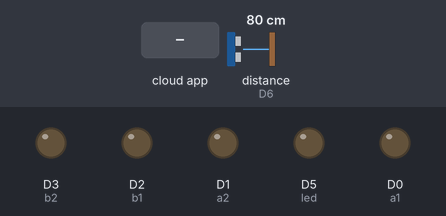
The sketch below on a simulated ESP8266 (NodeMCU). Shown: output pins drawn as LEDs (lit = HIGH). Wiring (inferred from the names in the program): ultrasonic range finder: trigger D4; echo D6. The test bench sets the inputs (shaded band); at power-on: distance to the obstacle (sensor on D6) 80 cm. The echo pulse lasts 58.3 µs per cm; WiFi joins after 1.5 s; servers stay silent unless stated; network time is answered at once with the bench clock; the local clock reads 2024-03-15 10:24:30 at power-on unless the sketch sets it; the Firebase database answers and starts empty; pins used as bus, display or sensor lines are not drawn; what the sketch prints to the serial monitor is not drawn.

Above: at 2.7 s.
2.8 s: the phone or cloud app sets led to 1
At 4.8 s:
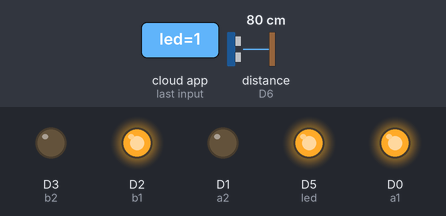
5.1 s: the phone or cloud app sets led to 0
At 6.6 s:
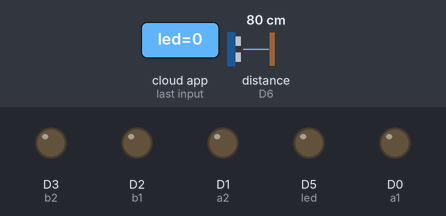
Timing chart, 0 to 8.1 s (numbered marks = the images above; inputs shaded):
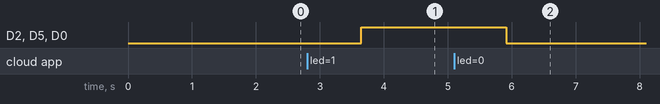

Measured:
- after the input at 2.8 s, D2 (b1), D5 (led), D0 (a1): LOW → HIGH after 0.85 s
- after the input at 5.1 s, D2 (b1), D5 (led), D0 (a1): HIGH → LOW after 0.82 s

The sketch:

Basic.ino
```cpp
#include <NTPClient.h>
#include "FirebaseESP8266.h"

// change next line to use with another board/shield
#include <ESP8266WiFi.h>
//#include <WiFi.h> // for WiFi shield
//#include <WiFi101.h> // for WiFi 101 shield or MKR1000
#include <WiFiUdp.h>
#define FIREBASE_HOST "harsha2-7efc2-default-rtdb.firebaseio.com/" //Without http:// or https:// schemes
#define FIREBASE_AUTH "kwBJuiP1UMCx14zLC1WLYjrxf2Li6QvozgkATVVE"
const char *ssid     = "HARSHA 6908";
const char *password = "123456789";
#define a1 D0
#define a2 D1
#define  b1 D2
#define  b2 D3

#define SOUND_VELOCITY 0.034
#define CM_TO_INCH 0.393701
#define trigPin  D4
#define echoPin D6
long duration;
int dist;

#define led D5


WiFiUDP ntpUTC;
NTPClient timeClient(ntpUTC,"in.pool.ntp.org", 19800, 60000);
FirebaseData firebaseData;
FirebaseData ledData;
FirebaseData Data;
FirebaseData Data1;
FirebaseJson json;


void setup(){
  Serial.begin(115200);
  pinMode(a1,OUTPUT);
pinMode(a2,OUTPUT);
   pinMode(b1,OUTPUT);
   pinMode(b2,OUTPUT);
   pinMode(led,OUTPUT);
 pinMode(trigPin, OUTPUT);
 pinMode(echoPin, INPUT);


  WiFi.begin(ssid, password);

  while ( WiFi.status() != WL_CONNECTED ) {
    delay ( 500 );
    Serial.print ( "." );
  }
    Firebase.begin(FIREBASE_HOST, FIREBASE_AUTH);
  Firebase.reconnectWiFi(true);

  timeClient.begin();
}

void loop() {
timeClient.update();
bool m = Firebase.getString(ledData, "/FirebaseIOT/led");
bool n = Firebase.getInt(Data1, "/FirebaseIOT/time");
bool p = Firebase.getInt(Data, "/FirebaseIOT/time1");
digitalWrite(trigPin, LOW);
  delayMicroseconds(2);
  // Sets the trigPin on HIGH state for 10 micro seconds
  digitalWrite(trigPin, HIGH);
  delayMicroseconds(10);
  digitalWrite(trigPin, LOW);

  // Reads the echoPin, returns the sound wave travel time in microseconds
  duration = pulseIn(echoPin, HIGH);
  dist=(duration*0.034/2);
  Serial.print("Distance (cm): ");
  Serial.println(dist);
  Firebase.setString(firebaseData, "/FirebaseIOT/dis", dist);

String a = timeClient.getFormattedTime();
int v = timeClient.getHours();
int q = Data1.intData();
int w = Data.intData();
Serial.println(q);
Serial.println(w);

// (1 >   0 && v < 5 )
bool b =  (v  > q && v < w ) ;
Serial.println(v);
Serial.println(b);

String c =ledData.stringData();


bool d = (c == "1");
bool  e = (b || d  &&  dist > 5);
if ( e ){
digitalWrite(led,HIGH);
digitalWrite(a1, HIGH);
digitalWrite(a2, LOW);
digitalWrite(b1, HIGH);
digitalWrite(b2, LOW);
String t =  "running";

 Firebase.setString(firebaseData, "/FirebaseIOT/status", t);
}
else{
digitalWrite(led,LOW);
digitalWrite(a1, LOW);
digitalWrite(a2, LOW);
digitalWrite(b1, LOW);
digitalWrite(b2, LOW);
String t =  "reached";
Firebase.setString(firebaseData, "/FirebaseIOT/status", t);

}

}
```
